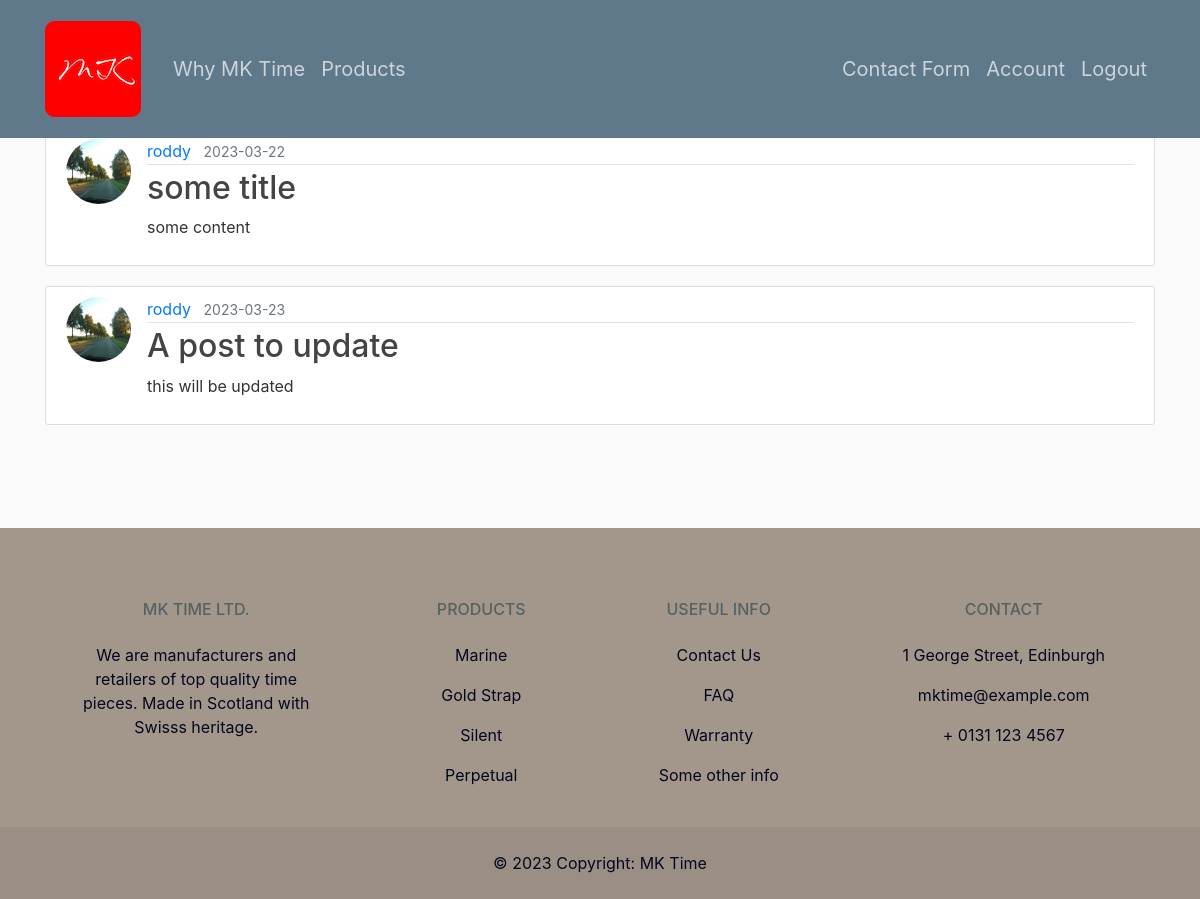
/admin/posts (signed in), run on an earlier commit of the app's database.
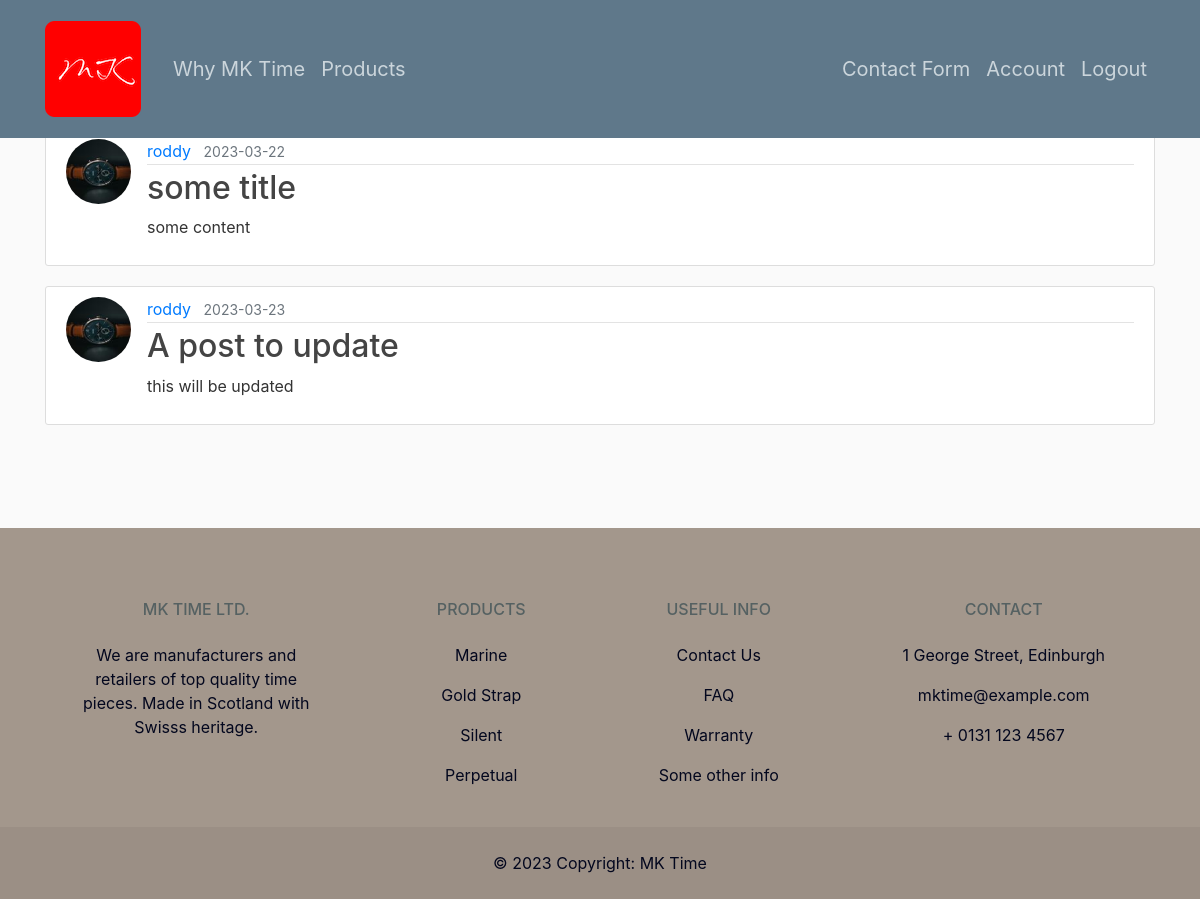
And on a later commit of the database.
### mktime/models.py (models this page shows, shortened)
class Post(db.Model):
    id = db.Column(db.Integer, primary_key=True)
    title = db.Column(db.String(100), nullable=False)
    date_posted = db.Column(db.DateTime, nullable=False, default=datetime.utcnow)
    content = db.Column(db.Text, nullable=False)
    user_id = db.Column(db.Integer, db.ForeignKey('user.id'), nullable=False)

class User(db.Model, UserMixin):
    id = db.Column(db.Integer, primary_key=True)
    username = db.Column(db.String(20), unique=True, nullable=False)
    email = db.Column(db.String(120), unique=True, nullable=False)
    image_file = db.Column(db.String(20), nullable=False, default='default.jpg')
    password = db.Column(db.String(60), nullable=False)
    posts = db.relationship('Post', backref='author', lazy=True)

### mktime/routes.py (the view)
@app.route("/admin/posts")
@login_required
def admin_posts():
    posts = Post.query.all()
    return render_template('admin_posts.html', posts=posts)

### mktime/models.py (called while the page is built)
@login_manager.user_loader
def load_user(user_id):
    return User.query.get(int(user_id))

### mktime/templates/admin_posts.html
{% extends "layout.html" %}
{% set containerable = True %}
{% block content %}
<div class="article-height">
{% for post in posts %}
    <article class="media content-section">
        <img class="rounded-circle article-img" src="{{ url_for('static', filename='profile_pics/' + post.author.image_file) }}">
        <div class="media-body">
            <div class="article-metadata">
                <a class="mr-2" href="#">{{ post.author.username }}</a>
                <small class="text-muted">{{ post.date_posted.strftime('%Y-%m-%d') }}</small>
            </div>
            <h2><a class="article-title" href="{{ url_for('post', post_id=post.id) }}">{{ post.title }}</a></h2>
            <p class="article-content">{{ post.content }}</p>
        </div>
    </article>
{% endfor %}
</div>
{% endblock content %}

### mktime/templates/layout.html (shortened to what this page needs)
<!DOCTYPE html>
<html>
	<head>
		<link rel="stylesheet" href="https://cdn.jsdelivr.net/npm/bootstrap@4.6.2/dist/css/bootstrap.min.css">
		<link
			rel="stylesheet"
			type="text/css"
			href="{{ url_for('static', filename='main.css') }}"
		/>
	</head>
	<body>
		<header class="site-header">
			<nav class="navbar navbar-expand-md navbar-dark bg-feldgrau fixed-top p-3">
				<div class="container">
					<a class="navbar-brand mr-4" href="/"><img class="thumbnail img-responsive" src="{{ url_for('static', filename='mkicon96x96.png') }}"></a>
					<div class="collapse navbar-collapse" id="navbarToggle">
						<div class="navbar-nav mr-auto">
							<a class="nav-item nav-link" href="{{ url_for('about') }}">Why MK Time</a>
							<a class="nav-item nav-link" href="{{ url_for('products') }}">Products</a>
						</div>
						<div class="navbar-nav">
							{% if current_user.is_authenticated %}
								<a class="nav-item nav-link" href="{{ url_for('new_post') }}">Contact Form</a>
								<a class="nav-item nav-link" href="{{ url_for('account') }}">Account</a>
								<a class="nav-item nav-link" href="{{ url_for('logout') }}">Logout</a>
							{% else %}
								<a class="nav-item nav-link" href="{{ url_for('login') }}">Login</a>
								<a class="nav-item nav-link" href="{{ url_for('register') }}">Register</a>
							{% endif %}
						</div>
					</div>
				</div>
			</nav>
		</header>
		{% if containerable %}
			<main role="main" class="container">
				<div class="row">
					<div class="col-md-12 mt-5">
		{% else %}
			<main>
		{% endif %}
					{% block content %}{% endblock %}
		{% if containerable %}
					</div>
				</div>
			</main>
		{% else %}
			</main>
		{% endif%}
<footer class="text-center text-lg-start bg-footer footer-text">
	<section class="pt-4">
	  <div class="container text-center text-md-start mt-5">
		<div class="row mt-3">
		  <div class="col-md-3 col-lg-4 col-xl-3 mx-auto mb-4">
			<h6 class="text-uppercase fw-bold mb-4">
			  MK Time Ltd.
			</h6>
			<p>
			  We are manufacturers and retailers of top quality time pieces. Made in Scotland with Swisss heritage.
			</p>
		  </div>
		  <div class="col-md-2 col-lg-2 col-xl-2 mx-auto mb-4">
			<h6 class="text-uppercase fw-bold mb-4">
			  Products
			</h6>
			<p>
			  <a href="#!" class="text-reset">Marine</a>
			</p>
			<p>
			  <a href="#!" class="text-reset">Gold Strap</a>
			</p>
			<p>
			  <a href="#!" class="text-reset">Silent</a>
			</p>
			<p>
			  <a href="#!" class="text-reset">Perpetual	</a>
			</p>
		  </div>
		  <div class="col-md-3 col-lg-2 col-xl-2 mx-auto mb-4">
			<h6 class="text-uppercase fw-bold mb-4">
			  Useful Info
			</h6>
			<p>
			  {% if current_user.is_authenticated %}
				<a class="text-reset" href="{{ url_for('new_post') }}">Contact Us</a>
			  {% else %}
			    <a class="text-reset" href="{{ url_for('register') }}">To Contact Us - Register</a>
			  {% endif %}
			</p>
			<p>
			  <a href="#!" class="text-reset">FAQ</a>
			</p>
			<p>
			  <a href="#!" class="text-reset">Warranty</a>
			</p>
			<p>
			  <a href="#!" class="text-reset">Some other info</a>
			</p>
		  </div>
		  <div class="col-md-4 col-lg-3 col-xl-3 mx-auto mb-md-0 mb-4">
			<h6 class="text-uppercase fw-bold mb-4">Contact</h6>
			<p>1 George Street, Edinburgh</p>
			<p>
			  mktime@example.com
			</p>
			<p> + 0131 123 4567 </p>
		  </div>
		</div>
	  </div>
	</section>
	<div class="text-center p-4" style="background-color: rgba(0, 0, 0, 0.05);">
	  © 2023 Copyright:
	  <a class="text-reset fw-bold" href="/">MK Time</a>
	</div>
  </footer>
	</body>
</html>

### mktime/static/main.css (style rules this page uses)
body { background: #fafafa; color: #333333; margin-top: 5rem; }
h1, h2, h3, h4, h5, h6 { color: #556162; }
.bg-feldgrau { background-color: #5f788a; }
.bg-footer { background-color: #a3978c; }
.footer-text { color: #03071e; }
.site-header .navbar-nav .nav-link { color: #cbd5db; font-size: 1.25rem; }
.content-section { background: #ffffff; padding: 10px 20px; border: 1px solid #dddddd; border-radius: 3px; margin-bottom: 20px; }
.article-title { color: #444444; }
.article-content { white-space: pre-line; }
.article-img { height: 65px; width: 65px; margin-right: 16px; }
.article-metadata { padding-bottom: 1px; margin-bottom: 4px; border-bottom: 1px solid #e3e3e3; }
.article-height { min-height: 50vh; }

What changed in the data, as far as the page shows it:
changed through a linked row, Post "some title": image_file: a different picture
changed through a linked row, Post "A post to update": image_file: a different picture
